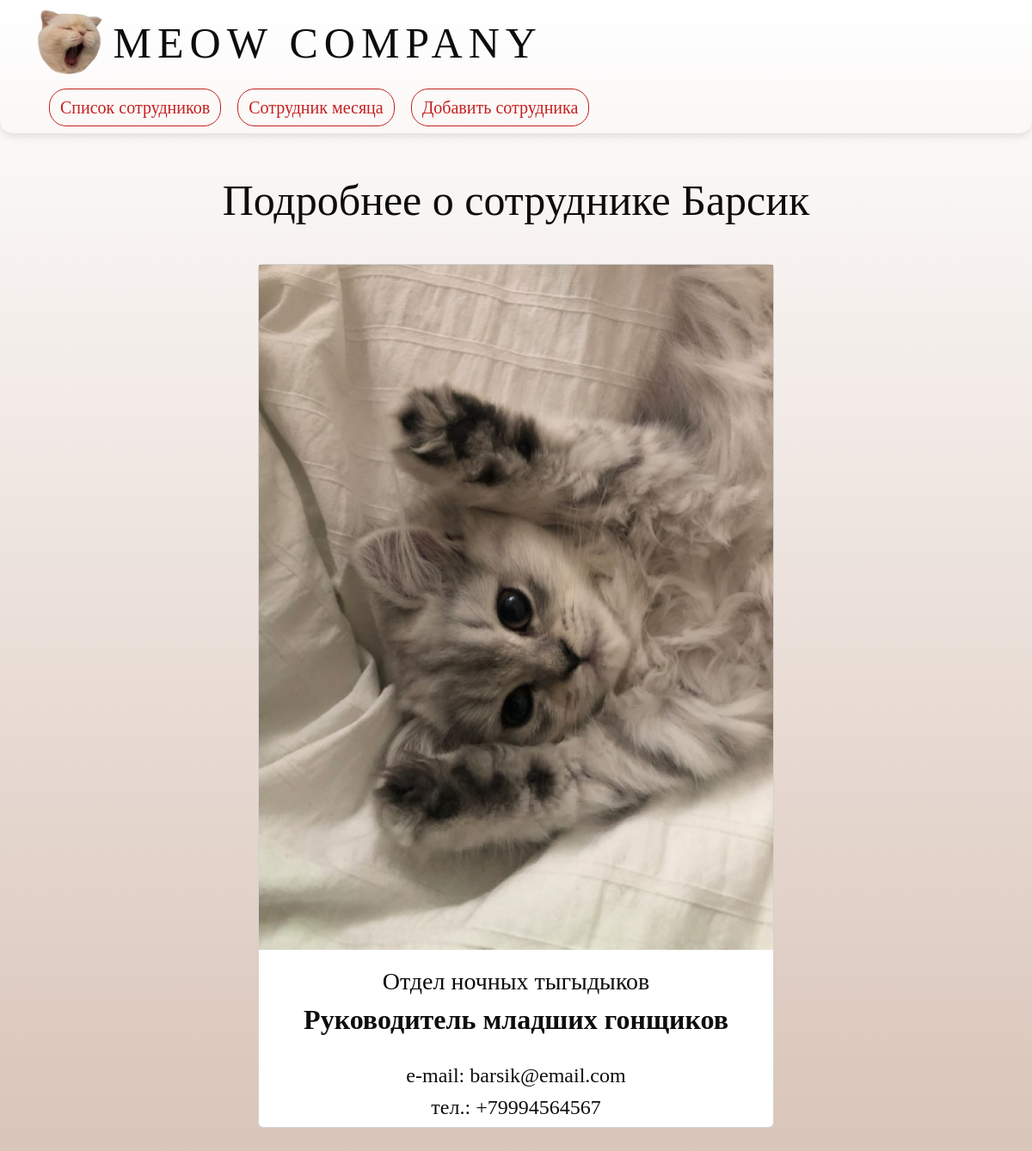
Screenshot of /worker_detail/2 with the database file from the repository.
### core/models.py (models this page shows, shortened)
class Worker(models.Model):
    name = models.CharField('Имя', max_length=255)
    surname = models.CharField('Второе имя', max_length=255, blank=True)
    phone = models.TextField('Номер телефона', null=True)
    email = models.EmailField('E-mail')
    position = models.ForeignKey(Position, on_delete=models.DO_NOTHING)
    depart = models.ForeignKey(Department, on_delete=models.DO_NOTHING)
    class Meta:
        verbose_name = 'Worker'
        verbose_name_plural = 'Workers'

class Department(models.Model):
    name = models.TextField('Название отдела', max_length=255)
    class Meta:
        verbose_name = 'Department'
        verbose_name_plural = 'Departments'

class Position(models.Model):
    name = models.CharField('Название должности', max_length=255)
    depart = models.ForeignKey(Department, on_delete = models.CASCADE)
    class Meta:
        verbose_name = 'Position'
        verbose_name_plural = 'Positions'

### core/views.py (the view)
# urls.py: path('worker_detail/<int:pk>', views.WorkerDetail.as_view(), name='worker_detail'),
class WorkerDetail(TitleMixin, DetailView):
    model = models.Worker
    template_name= 'core/worker_detail.html'
    context_object_name = 'worker'
    title = 'Работник'

### core/views.py (called while the page is built)
    def get_title(self):
        return self.title

    def get_context_data(self, **kwargs):
        context = super().get_context_data(**kwargs)
        context["title"] = self.get_title()
        return context

### core/templates/core/worker_detail.html
{% extends 'core/layout.html' %}
{% load static %}
{% block content %}
    <div class="container mt-5">
        <center>
            <h1>Подробнее о сотруднике {{worker.name}} {{worker.surname}}</h1>
            <br>
            <div class="card">
                <img src="{% static 'core/img/cat1.jpg' %}" alt="Работник">
                <h3>{{worker.depart.name}}</h3>
                <h2>{{worker.position.name}}</h2>
                <br>
                <h4>e-mail: {{worker.email}}</h4>
                <h4>тел.: {{worker.phone}}</h4>
            </div>
            <br><br>
        </center>
    </div>
{% endblock %}

### core/static/core/css/styles.css (style rules this page uses)
body { background: linear-gradient(to bottom, #fff, #D9C4B8); background-repeat: no-repeat; background-size: cover; position: relative; height: 100%; background-attachment: fixed; font-family: corbel; font-size: 16px; color: #0D0D0D; text-decoration: none; font-weight: 500; }
h1 { margin-bottom: 20px; font-size: 50px; }
.card { width: 600px; height: auto; }
h3 { margin-top: 20px; }
h2 { font-weight: 600; }

### rows the page displays
Worker: name "Барсик", depart.name "Отдел ночных тыгыдыков", position.name "Руководитель младших гонщиков", email "barsik@email.com", phone "+79994564567"
